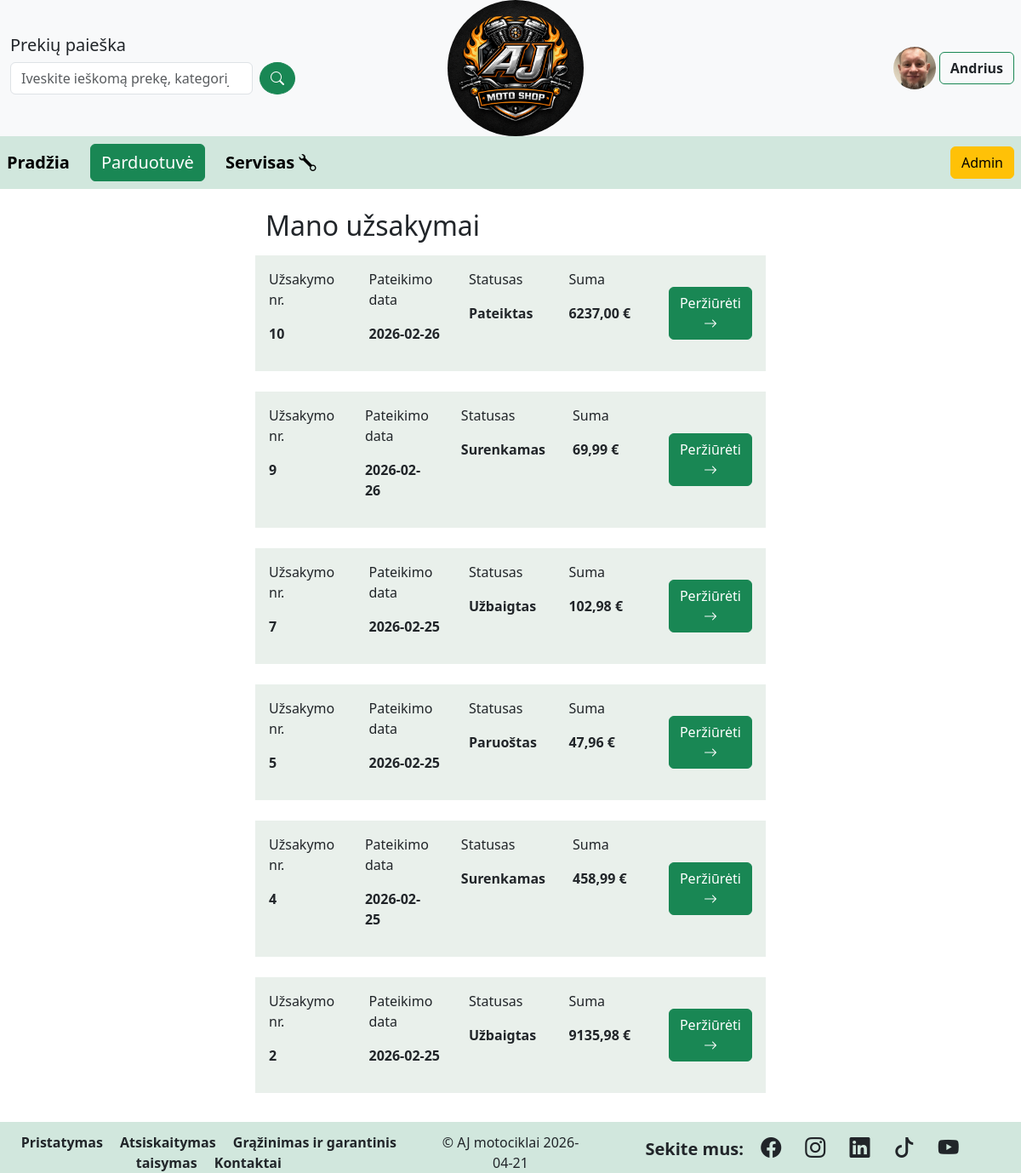
Screenshot of /orders/ (signed in) with the database file from the repository.
### motoshop/models.py (models this page shows, shortened)
class CustomUser(AbstractUser):
    photo = models.ImageField(verbose_name='Nuotrauka',
                              upload_to='profile_pics',
                              null=True,
                              blank=True)
    class Meta:
        verbose_name = 'Vartotojas'
        verbose_name_plural = 'Vartotojai'

class Order(models.Model):
    order_date = models.DateField(verbose_name='Užsakymo pateikimo data', auto_now_add=True)
    client = models.ForeignKey(verbose_name='Klientas',
                               to=CustomUser,
                               on_delete=models.DO_NOTHING,
                               db_constraint=False,
                               null=False,
                               blank=False,
                               related_name='orders')
    order_status = (
        ('1', 'Pateiktas'),
        ('2', 'Surenkamas'),
        ('3', 'Paruoštas'),
        ('4', 'Perduotas pristatymui'),
        ('5', 'Vėluoja'),
        ('6', 'Užbaigtas'),
        ('7', 'Atšauktas'),
    )
    status = models.CharField(verbose_name='Statusas',
                              max_length=1,
                              choices=order_status,
                              default='1')
    due_date = models.DateField(verbose_name='Užsakymo užbaigimo data')
    class Meta:
        ordering = ['-pk']
        verbose_name = 'Užsakymas'
        verbose_name_plural = 'Užsakymai'
    def order_sum(self):
        return sum(line.order_line_sum() for line in self.ol.all())
    order_sum.short_description = 'Užsakymo suma'
    order_sum.short_description = 'Prekių kiekis'

class OrderLine(models.Model):
    order = models.ForeignKey(verbose_name='Užsakymas',
                              to=Order,
                              on_delete=models.DO_NOTHING,
                              db_constraint = False,
                              null = False,
                              blank = False,
                              related_name = 'ol')
    product_category = models.ForeignKey(verbose_name='Prekės kategorija',
                                         to=ProductCategory,
                                         on_delete=models.CASCADE,
                                         null = True,
                                         blank = True)
    product = ChainedForeignKey(verbose_name='Produktas',
                                to=Product,
                                chained_field="product_category",
                                chained_model_field="product_category",
                                show_all=False,
                                auto_choose=True,
                                sort=True,
                                on_delete=models.DO_NOTHING,
                                db_constraint=False,
                                null=False,
                                blank=False,
                                related_name='ol')
    quantity = models.PositiveIntegerField(verbose_name='Kiekis')
    class Meta:
        verbose_name = 'Užsakymo eilutė'
        verbose_name_plural = 'Užsakymo eilutės'
    def order_line_sum(self):
        return self.quantity * self.product.final_price
    order_line_sum.short_description = 'Prekės suma'

class Product(models.Model):
    title = models.CharField(verbose_name='Pavadinimas')
    code = models.CharField(verbose_name='Prekės kodas', max_length=10)
    product_category = models.ForeignKey(verbose_name='Prekės kategorija',
                               to=ProductCategory,
                               on_delete=models.CASCADE,
                               null=True,
                               blank=True)
    p_category = (
        ('1', 'Motociklai'),
        ('2', 'Atsarginės dalys'),
        ('3', 'Apranga'),
        ('4', 'Aksesuarai'),
    )
    category = models.CharField(verbose_name='Kategorija',
                                max_length=1,
                                choices=p_category)
    manufacturer = models.CharField(verbose_name='Gamintojas')
    sizes = (
        ('1', 'S'),
        ('2', 'M'),
        ('3', 'L'),
        ('4', 'XL'),
        ('5', 'XXL'),
    )
    size = models.CharField(verbose_name='Dydis',
                            max_length=1,
                            choices=sizes,
                            null=True,
                            blank=True)
    stock_quantity = models.PositiveIntegerField(verbose_name='Kiekis sandėlyje/pas tiekėją')
    stocked = models.BooleanField(verbose_name='Ar yra sandelyje?', default=True)
    definition = HTMLField(verbose_name='Aprašymas',
                           null=True,
                           blank=True)
    new_product = models.BooleanField(verbose_name='Ar prekė nauja', default=False)
    rrp = models.DecimalField(verbose_name='Rekom. mažmeninė kaina',
                              max_digits=8,
                              decimal_places=2)
    final_price = models.DecimalField(verbose_name='Pardavimo kaina',
                                      max_digits=8,
                                      decimal_places=2)
    cover = models.ImageField(verbose_name='Nuotrauka',
                              upload_to='product_covers',
                              null=True,
                              blank=True)
    class Meta:
        verbose_name = 'Prekė'
        verbose_name_plural = 'Prekės'

### motoshop/views.py (the view)
# urls.py: path('orders/',views.MyOrdersListView.as_view(), name='myorders'),
class MyOrdersListView(LoginRequiredMixin, generic.ListView):
    model = Order
    template_name = 'myorders.html'
    context_object_name = 'orders'
    paginate_by = 6
    def get_queryset(self):
        return Order.objects.filter(client=self.request.user)

### motoshop/context_processors.py (called while the page is built)
def category_context(request):
    return {
        'categories': ProductCategory.objects.all()
    }

### motoshop/templates/myorders.html (shortened to what this page needs)
{% extends 'base.html' %}
{% block content %}
<div class="container mt-4 w-50">
    <h2 class="text-start mb-3" >Mano užsakymai</h2>
    {% for order in orders %}
    <div class ="row mb-4" style="background-color: rgb(233,240,235)">
        <div class="col p-3 ">
            <p>Užsakymo nr.</p>
            <p class="fw-bold">{{ order.pk }}</p>
        </div>
        <div class="col p-3 ">
            <p>Pateikimo data</p>
            <p class="fw-bold">{{ order.order_date|date:"Y-m-d" }}</p>
        </div>
        <div class="col p-3">
            <p>Statusas</p>
            <p class="fw-bold">{{ order.get_status_display }}</p>
        </div>
        <div class="col p-3">
            <p>Suma</p>
            <p class="fw-bold">{{ order.order_sum }} &#8364; </p>
        </div>
        <div class="col p-3 align-self-center">
            <a class="btn btn-success text-white" href="{% url 'order' order.pk %}">Peržiūrėti <i class="bi bi-arrow-right"></i></a>
        </div>
    </div>
    {% empty %}
    <div class="alert aler-info" role="alert" style="background-color: rgb(233,240,235)">
    <h4>Dar nesate pateikęs užsakymų, prašome nesikuklinti! Visą mūsų asortimentą rasite <a href="{% url 'products' %}" class="alert-link text-dark">čia</a></p>
    </div>
    {% endfor %}
</div>
{% endblock %}

### motoshop/templates/base.html (shortened to what this page needs)
<!doctype html>
<html lang="en">
  <head>
    <link href="https://cdn.jsdelivr.net/npm/bootstrap@5.3.8/dist/css/bootstrap.min.css" rel="stylesheet">
    <link rel="stylesheet" href="https://cdn.jsdelivr.net/npm/bootstrap-icons@1.13.1/font/bootstrap-icons.min.css">
    {% load static %}
    <link rel="stylesheet" href="{% static 'css/styles.css' %}">
  </head>
  <body>
    <div class="container-fluid bg-light">
      <div class="row">
        <div class="col align-self-center ps-4">
          <h5 class="">Prekių paieška</h5>
          <form class="d-flex mt-2 mb-2" method="get" action="{% url 'search' %}">
            <input class="form-control me-2 w-70" style="width:75%" name="q" value="{{ query }}" type="search" placeholder="Iveskite ieškomą prekę, kategoriją arba gamintoją">
            <button class="btn btn-success rounded-circle" type="submit"><i class="bi bi-search"></i></button>
          </form>
        </div>
        <div class="col align-self-center text-center">
          <a href="{% url 'index' %}"><img class="rounded-circle" src="{% static 'images/ajmotoshop.png' %}" alt="..." style="height:160px" ></a>
        </div>
        <div class="col text-end align-self-center">
            {% if not user.is_authenticated %}
            <img class="" src="{% static '/images/helmet2nobg.png' %}" alt="..." style="height:50px" >
            <a href="{% url 'login' %}" class="text-dark fw-bold btn btn-outline-success mt-3">Prisijungti</a>
            <a href="{% url 'signup' %}" class="btn btn-outline-warning border-success mt-3 text-dark fw-bold" >Registruotis</a>
            {% else %}
                <div class="me-2">
                  {% if user.photo %}
                  <img class="rounded-circle" src="{{ user.photo.url }}" alt="..." style="height:50px" >
                  {% else %}
                  <img src="{% static '/images/helmet2nobg.png' %}" alt="..." style="height:50px" >
                  {% endif %}
                  <div class ="dropdown">
                      <button class="text-dark btn btn-outline-success fw-bold">
                          {{ user.username }}
                      </button>
                    </div>
                </div>
            {% endif %}
        </div>
      </div>
    </div>
    {% include 'navbar.html' %}
    <div class="container-fluid">
    {% block content %}{% endblock %}
    </div>
   <footer class="container-fluid p-1 fixed-bottom">
       <div class="row mt-2">
            <div class="col-5 text-center">
                <a href="#" class="fw-bold text-dark me-3">Pristatymas</a>
                <a href="#" class="fw-bold text-dark me-3">Atsiskaitymas</a>
                <a href="#" class="fw-bold text-dark me-3">Grąžinimas ir garantinis taisymas</a>
                <a href="#" class="fw-bold text-dark">Kontaktai</a>
            </div>
            <div class="col text-center">
                <p class="">&copy AJ motociklai {% now "Y-m-d" %}
                </p>
            </div>
            <div class="col-5 text-center">
                <span class="fw-bold fs-5 text-dark me-3">Sekite mus:</span>
                <a href="https://www.facebook.com" target="_blank" class="fw-bold fs-4 text-dark me-4"><i class="bi bi-facebook"></i></a>
                <a href="https://www.instagram.com" target="_blank" class="fw-bold fs-4 text-dark me-4"><i class="bi bi-instagram"></i></a>
                <a href="https://www.linkedin.com" target="_blank" class="fw-bold fs-4 text-dark me-4"><i class="bi bi-linkedin"></i></a>
                <a href="https://www.tiktok.com" target="_blank" class="fw-bold fs-4 text-dark me-4"><i class="bi bi-tiktok"></i></a>
                <a href="https://www.youtube.com" target="_blank" class="fw-bold fs-4 text-dark me-4"><i class="bi bi-youtube"></i></a>
            </div>
        </div>
    </footer>
  </body>
</html>

### motoshop/static/css/styles.css (style rules this page uses)
footer { background-color: var(--bs-success-bg-subtle); height: 60px; }
body { padding-bottom: 70px; }
a { text-decoration: none; }
.dropdown { position: relative; display: inline-block; }
.container-fluid { margin: 0; padding: 0px; }

### rows the page displays
CustomUser: photo (picture), username "Andrius"
Order: pk "10", order_date "2026-02-26", status "Pateiktas", order_sum "6237,00"
Order: pk "9", order_date "2026-02-26", status "Surenkamas", order_sum "69,99"
Order: pk "7", order_date "2026-02-25", status "Užbaigtas", order_sum "102,98"
Order: pk "5", order_date "2026-02-25", status "Paruoštas", order_sum "47,96"
Order: pk "4", order_date "2026-02-25", status "Surenkamas", order_sum "458,99"
Order: pk "2", order_date "2026-02-25", status "Užbaigtas", order_sum "9135,98"
